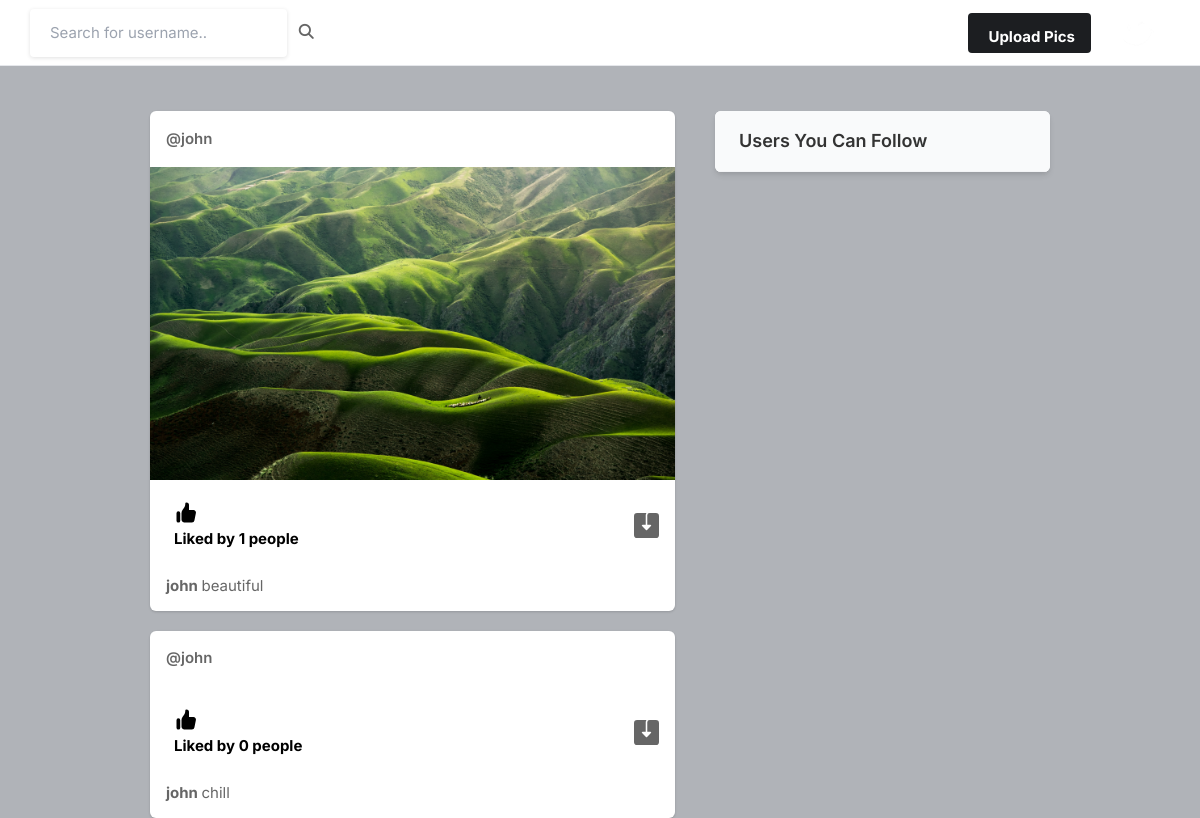
The app's page / (signed in), older data.
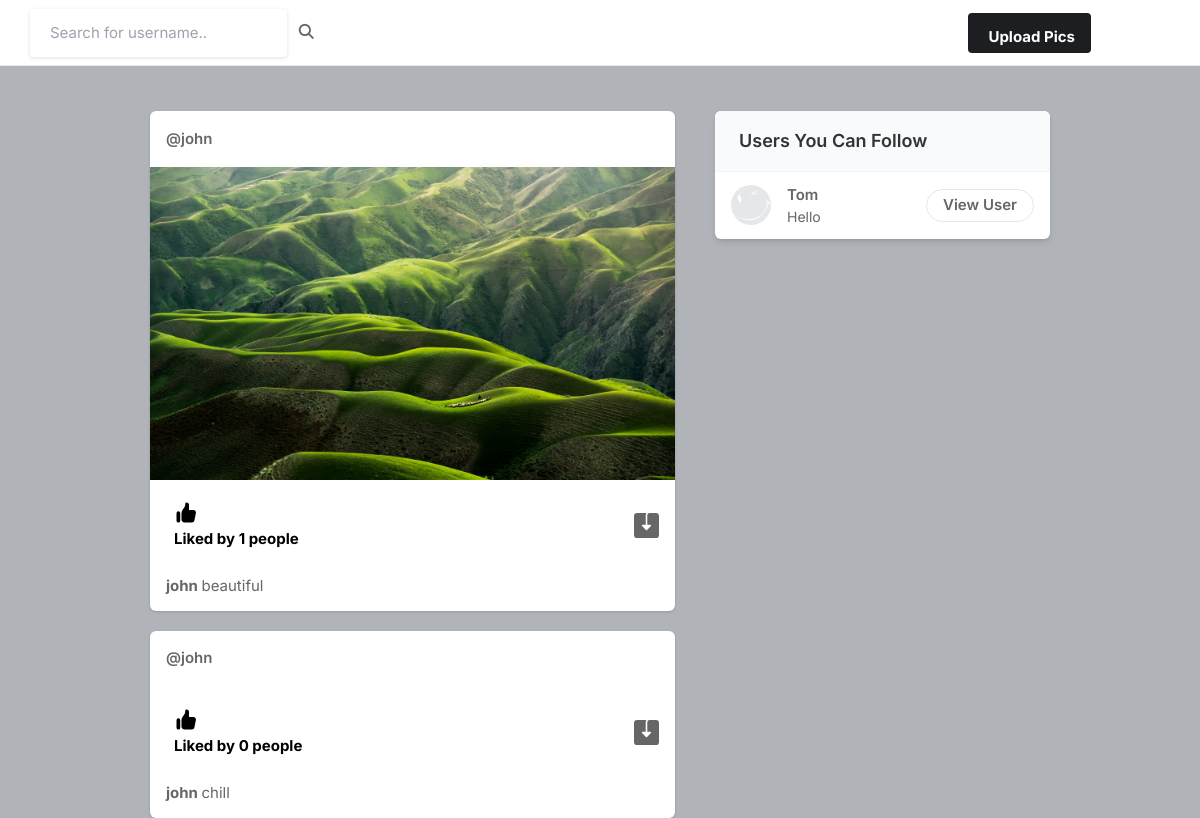
The same page, newer data.
### core/models.py (models this page shows, shortened)
class Post(models.Model):
    id = models.UUIDField(primary_key=True, default=uuid.uuid4)
    user = models.CharField(max_length=100)
    image = models.ImageField(upload_to='post_images')
    caption = models.TextField()
    created_at = models.DateTimeField(default=datetime.now)
    no_of_likes = models.IntegerField(default=0)

class Profile(models.Model):
    user = models.ForeignKey(User, on_delete=models.CASCADE)
    id_user = models.IntegerField()
    bio = models.TextField(blank=True)
    profileimg = models.ImageField(upload_to='profile_images', default='wink.png')
    location = models.CharField(max_length=100, blank=True)

### core/views.py (the view)
# urls.py: path('', views.index, name='index'),
def index(request):
    if request.user.is_authenticated:
        user_object = User.objects.get(username=request.user.username)
        user_profile = Profile.objects.get(user=user_object)
        user_following_list = []
        feed = []
        user_following = FollowersCount.objects.filter(follower=request.user.username)
        for users in user_following:
            user_following_list.append(users.user)
        for usernames in user_following_list:
            feed_lists = Post.objects.filter(user=usernames)
            feed.append(feed_lists)
        feed_list = list(chain(*feed))
        all_users = User.objects.all()
        user_following_all = []
        for user in user_following:
            user_list = User.objects.get(username=user.user)
            user_following_all.append(user_list)
        new_suggestions_list = [x for x in list(all_users) if (x not in list(user_following_all))]
        current_user = User.objects.filter(username=request.user.username)
        final_suggestions_list = [x for x in list(new_suggestions_list) if (x not in list(current_user))]
        random.shuffle(final_suggestions_list)
        username_profile = []
        username_profile_list = []
        for users in final_suggestions_list:
            username_profile.append(users.id)
        for ids in username_profile:
            profile_lists = Profile.objects.filter(id_user=ids)
            username_profile_list.append(profile_lists)
        suggestions_username_profile_list = list(chain(*username_profile_list))
        return render(request, 'index.html', {'user_profile': user_profile, 'posts':feed_list, 'suggestions_username_profile_list': suggestions_username_profile_list[:4]})
    else:
        return redirect('signup')

### templates/index.html (shortened to what the changed rows need)
{% load static %}
<!DOCTYPE html>
<html lang="en">
<head>
    <link rel="stylesheet" href="{% static 'assets/css/icons.css' %}">
    <link rel="stylesheet" href="{% static 'assets/css/uikit.css' %}">
    <link rel="stylesheet" href="{% static 'assets/css/style.css' %}">
    <link rel="stylesheet" href="{% static 'assets/css/tailwind.css' %}">
    <link rel="stylesheet" href="https://cdnjs.cloudflare.com/ajax/libs/font-awesome/4.7.0/css/font-awesome.min.css">
</head>
<body>
            <div class="container m-auto">
                <div class="lg:flex justify-center lg:space-x-10 lg:space-y-0 space-y-5">
                    <div class="space-y-5 flex-shrink-0 lg:w-7/12">
                        {% for post in posts reversed %}
                        <div class="bg-white shadow rounded-md  -mx-2 lg:mx-0">
                            <div class="flex justify-between items-center px-4 py-3">
                                <div class="flex flex-1 items-center space-x-4">
                                    <span class="block font-semibold "><a href="/profile/{{post.user}}"> @{{post.user}} </a></span>
                                </div>
                              <div>
                                <a href="#"> <i class="icon-feather-more-horizontal text-2xl hover:bg-gray-200 rounded-full p-2 transition -mr-1 "></i> </a>
                              </div>
                            </div>
                            <div uk-lightbox>
                                <a href="{{post.image.url}}">
                                    <img src="{{post.image.url}}" alt="">
                                </a>
                            </div>
                            <div class="py-3 px-4 space-y-3">
                                <div class="flex space-x-4 lg:font-bold">
                                    <a href="/like-post?post_id={{post.id}}" class="flex items-center space-x-2">
                                        <div class="p-2 rounded-full text-black">
                                            <p>Liked by {{post.no_of_likes}} people</p>
                                        </div>
                                    </a>
                                    <a href="{{post.image.url}}" class="flex items-center space-x-2 flex-1 justify-end" download>
                                    </a>
                                </div>
                                <p>
                                    <a href="/profile/{{post.user}}"><strong>{{post.user}} </strong></a>{{post.caption}}
                                </p>
                            </div>
                        </div>
                        {% endfor %}
                    </div>
                    <div class="lg:w-5/12">
                        <div class="bg-white  shadow-md rounded-md overflow-hidden">
                            <div class="bg-gray-50  border-b border-gray-100 flex items-baseline justify-between py-4 px-6 ">
                                <h2 class="font-semibold text-lg">Users You Can Follow</h2>
                            </div>
                            <div class="divide-gray-300 divide-gray-50 divide-opacity-50 divide-y px-4 ">
                                {% for suggestion in suggestions_username_profile_list %}
                                <div class="flex items-center justify-between py-3">
                                    <div class="flex flex-1 items-center space-x-4">
                                        <a href="/profile/{{suggestion.user}}">
                                            <img src="{{suggestion.profileimg.url}}" class="bg-gray-200 rounded-full w-10 h-10">
                                        </a>
                                        <div class="flex flex-col">
                                            <span class="block capitalize font-semibold"> {{suggestion.user}} </span>
                                            <span class="block capitalize text-sm"> {{suggestion.bio}} </span>
                                        </div>
                                    </div>
                                    <a href="/profile/{{suggestion.user}}" class="border border-gray-200 font-semibold px-4 py-1 rounded-full hover:bg-pink-600 hover:text-white hover:border-pink-600 "> View User </a>
                                </div>
                                {% endfor %}
                            </div>
                        </div>
                    </div>
                </div>
            </div>
</body>
</html>

Row changes from the older to the newer data that the page shows:
added Profile: profileimg (picture), user "Tom", bio "Hello"
